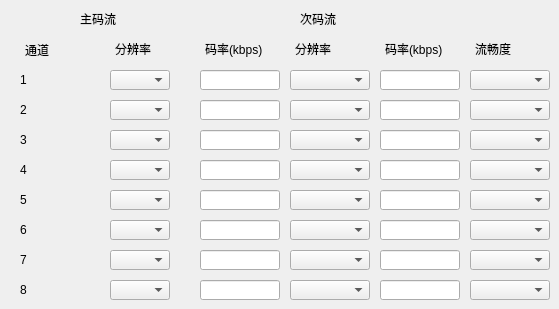
     <widget class="QWidget" name="page_channel_stream">
      <widget class="QLabel" name="label_stream_main">
       <property name="geometry">
        <rect>
         <x>80</x>
         <y>10</y>
         <width>67</width>
         <height>17</height>
        </rect>
       </property>
       <property name="text">
        <string>主码流</string>
       </property>
      </widget>
      <widget class="QLabel" name="label_stream_minor">
       <property name="geometry">
        <rect>
         <x>300</x>
         <y>10</y>
         <width>51</width>
         <height>17</height>
        </rect>
       </property>
       <property name="text">
        <string>次码流</string>
       </property>
      </widget>
      <widget class="QLabel" name="label_stream_mainChannelId">
       <property name="geometry">
        <rect>
         <x>25</x>
         <y>40</y>
         <width>31</width>
         <height>20</height>
        </rect>
       </property>
       <property name="text">
        <string>通道</string>
       </property>
      </widget>
      <widget class="QLabel" name="label_stream_mainVideoResolutionRatio">
       <property name="geometry">
        <rect>
         <x>115</x>
         <y>40</y>
         <width>51</width>
         <height>17</height>
        </rect>
       </property>
       <property name="text">
        <string>分辨率</string>
       </property>
      </widget>
      <widget class="QLabel" name="label_stream_mainRate">
       <property name="geometry">
        <rect>
         <x>205</x>
         <y>40</y>
         <width>81</width>
         <height>17</height>
        </rect>
       </property>
       <property name="text">
        <string>码率(kbps)</string>
       </property>
      </widget>
      <widget class="QLabel" name="label_stream_minorVideoResolutionRatio">
       <property name="geometry">
        <rect>
         <x>295</x>
         <y>40</y>
         <width>51</width>
         <height>17</height>
        </rect>
       </property>
       <property name="text">
        <string>分辨率</string>
       </property>
      </widget>
      <widget class="QLabel" name="label_stream_minorRate">
       <property name="geometry">
        <rect>
         <x>385</x>
         <y>40</y>
         <width>81</width>
         <height>17</height>
        </rect>
       </property>
       <property name="text">
        <string>码率(kbps)</string>
       </property>
      </widget>
      <widget class="QLabel" name="label_stream_fluency">
       <property name="geometry">
        <rect>
         <x>475</x>
         <y>40</y>
         <width>61</width>
         <height>17</height>
        </rect>
       </property>
       <property name="text">
        <string>流畅度</string>
       </property>
      </widget>
      <widget class="QLineEdit" name="lineEdit_stream_minorRate_1">
       <property name="geometry">
        <rect>
         <x>380</x>
         <y>70</y>
         <width>80</width>
         <height>20</height>
        </rect>
       </property>
      </widget>
      <widget class="QLabel" name="label_stream_channel_1">
       <property name="geometry">
        <rect>
         <x>20</x>
         <y>70</y>
         <width>30</width>
         <height>20</height>
        </rect>
       </property>
       <property name="text">
        <string>1</string>
       </property>
      </widget>
      <widget class="QComboBox" name="comboBox_stream_minorFenBianLv_1">
       <property name="geometry">
        <rect>
         <x>290</x>
         <y>70</y>
         <width>80</width>
         <height>20</height>
        </rect>
       </property>
      </widget>
      <widget class="QComboBox" name="comboBox_stream_fenbialv_1">
       <property name="geometry">
        <rect>
         <x>110</x>
         <y>70</y>
         <width>60</width>
         <height>20</height>
        </rect>
       </property>
      </widget>
      <widget class="QComboBox" name="comboBox_stream_liuChangDu_1">
       <property name="geometry">
        <rect>
         <x>470</x>
         <y>70</y>
         <width>80</width>
         <height>20</height>
        </rect>
       </property>
      </widget>
      <widget class="QLineEdit" name="lineEdit_stream_mainRate_1">
       <property name="geometry">
        <rect>
         <x>200</x>
         <y>70</y>
         <width>80</width>
         <height>20</height>
        </rect>
       </property>
      </widget>
      <widget class="QLineEdit" name="lineEdit_stream_mainRate_2">
       <property name="geometry">
        <rect>
         <x>200</x>
         <y>100</y>
         <width>80</width>
         <height>20</height>
        </rect>
       </property>
      </widget>
      <widget class="QComboBox" name="comboBox_stream_liuChangDu_2">
       <property name="geometry">
        <rect>
         <x>470</x>
         <y>100</y>
         <width>80</width>
         <height>20</height>
        </rect>
       </property>
      </widget>
      <widget class="QLineEdit" name="lineEdit_stream_minorRate_2">
       <property name="geometry">
        <rect>
         <x>380</x>
         <y>100</y>
         <width>80</width>
         <height>20</height>
        </rect>
       </property>
      </widget>
      <widget class="QLabel" name="label_stream_channel_2">
       <property name="geometry">
        <rect>
         <x>20</x>
         <y>100</y>
         <width>30</width>
         <height>20</height>
        </rect>
       </property>
       <property name="text">
        <string>2</string>
       </property>
      </widget>
      <widget class="QComboBox" name="comboBox_stream_minorFenBianLv_2">
       <property name="geometry">
        <rect>
         <x>290</x>
         <y>100</y>
         <width>80</width>
         <height>20</height>
        </rect>
       </property>
      </widget>
      <widget class="QComboBox" name="comboBox_stream_fenbialv_2">
       <property name="geometry">
        <rect>
         <x>110</x>
         <y>100</y>
         <width>60</width>
         <height>20</height>
        </rect>
       </property>
      </widget>
      <widget class="QComboBox" name="comboBox_stream_fenbialv_4">
       <property name="geometry">
        <rect>
         <x>110</x>
         <y>160</y>
         <width>60</width>
         <height>20</height>
        </rect>
       </property>
      </widget>
      <widget class="QLineEdit" name="lineEdit_stream_mainRate_3">
       <property name="geometry">
        <rect>
         <x>200</x>
         <y>130</y>
         <width>80</width>
         <height>20</height>
        </rect>
       </property>
      </widget>
      <widget class="QLineEdit" name="lineEdit_stream_mainRate_4">
       <property name="geometry">
        <rect>
         <x>200</x>
         <y>160</y>
         <width>80</width>
         <height>20</height>
        </rect>
       </property>
      </widget>
      <widget class="QComboBox" name="comboBox_stream_liuChangDu_4">
       <property name="geometry">
        <rect>
         <x>470</x>
         <y>160</y>
         <width>80</width>
         <height>20</height>
        </rect>
       </property>
      </widget>
      <widget class="QComboBox" name="comboBox_stream_liuChangDu_3">
       <property name="geometry">
        <rect>
         <x>470</x>
         <y>130</y>
         <width>80</width>
         <height>20</height>
        </rect>
       </property>
      </widget>
      <widget class="QComboBox" name="comboBox_stream_minorFenBianLv_4">
       <property name="geometry">
        <rect>
         <x>290</x>
         <y>160</y>
         <width>80</width>
         <height>20</height>
        </rect>
       </property>
      </widget>
      <widget class="QLineEdit" name="lineEdit_stream_minorRate_3">
       <property name="geometry">
        <rect>
         <x>380</x>
         <y>130</y>
         <width>80</width>
         <height>20</height>
        </rect>
       </property>
      </widget>
      <widget class="QComboBox" name="comboBox_stream_minorFenBianLv_3">
       <property name="geometry">
        <rect>
         <x>290</x>
         <y>130</y>
         <width>80</width>
         <height>20</height>
        </rect>
       </property>
      </widget>
      <widget class="QLabel" name="label_stream_channel_3">
       <property name="geometry">
        <rect>
         <x>20</x>
         <y>130</y>
         <width>30</width>
         <height>20</height>
        </rect>
       </property>
       <property name="text">
        <string>3</string>
       </property>
      </widget>
      <widget class="QLabel" name="label_stream_channel_4">
       <property name="geometry">
        <rect>
         <x>20</x>
         <y>160</y>
         <width>30</width>
         <height>20</height>
        </rect>
       </property>
       <property name="text">
        <string>4</string>
       </property>
      </widget>
      <widget class="QLineEdit" name="lineEdit_stream_minorRate_4">
       <property name="geometry">
        <rect>
         <x>380</x>
         <y>160</y>
         <width>80</width>
         <height>20</height>
        </rect>
       </property>
      </widget>
      <widget class="QComboBox" name="comboBox_stream_fenbialv_3">
       <property name="geometry">
        <rect>
         <x>110</x>
         <y>130</y>
         <width>60</width>
         <height>20</height>
        </rect>
       </property>
      </widget>
      <widget class="QComboBox" name="comboBox_stream_fenbialv_6">
       <property name="geometry">
        <rect>
         <x>110</x>
         <y>220</y>
         <width>60</width>
         <height>20</height>
        </rect>
       </property>
      </widget>
      <widget class="QLineEdit" name="lineEdit_stream_mainRate_5">
       <property name="geometry">
        <rect>
         <x>200</x>
         <y>190</y>
         <width>80</width>
         <height>20</height>
        </rect>
       </property>
      </widget>
      <widget class="QLineEdit" name="lineEdit_stream_mainRate_6">
       <property name="geometry">
        <rect>
         <x>200</x>
         <y>220</y>
         <width>80</width>
         <height>20</height>
        </rect>
       </property>
      </widget>
      <widget class="QComboBox" name="comboBox_stream_liuChangDu_6">
       <property name="geometry">
        <rect>
         <x>470</x>
         <y>220</y>
         <width>80</width>
         <height>20</height>
        </rect>
       </property>
      </widget>
      <widget class="QComboBox" name="comboBox_stream_liuChangDu_5">
       <property name="geometry">
        <rect>
         <x>470</x>
         <y>190</y>
         <width>80</width>
         <height>20</height>
        </rect>
       </property>
      </widget>
      <widget class="QComboBox" name="comboBox_stream_minorFenBianLv_6">
       <property name="geometry">
        <rect>
         <x>290</x>
         <y>220</y>
         <width>80</width>
         <height>20</height>
        </rect>
       </property>
      </widget>
      <widget class="QLineEdit" name="lineEdit_stream_minorRate_5">
       <property name="geometry">
        <rect>
         <x>380</x>
         <y>190</y>
         <width>80</width>
         <height>20</height>
        </rect>
       </property>
      </widget>
      <widget class="QComboBox" name="comboBox_stream_minorFenBianLv_5">
       <property name="geometry">
        <rect>
         <x>290</x>
         <y>190</y>
         <width>80</width>
         <height>20</height>
        </rect>
       </property>
      </widget>
      <widget class="QLabel" name="label_stream_channel_5">
       <property name="geometry">
        <rect>
         <x>20</x>
         <y>190</y>
         <width>30</width>
         <height>20</height>
        </rect>
       </property>
       <property name="text">
        <string>5</string>
       </property>
      </widget>
      <widget class="QLabel" name="label_stream_channel_6">
       <property name="geometry">
        <rect>
         <x>20</x>
         <y>220</y>
         <width>30</width>
         <height>20</height>
        </rect>
       </property>
       <property name="text">
        <string>6</string>
       </property>
      </widget>
      <widget class="QLineEdit" name="lineEdit_stream_minorRate_6">
       <property name="geometry">
        <rect>
         <x>380</x>
         <y>220</y>
         <width>80</width>
         <height>20</height>
        </rect>
       </property>
      </widget>
      <widget class="QComboBox" name="comboBox_stream_fenbialv_5">
       <property name="geometry">
        <rect>
         <x>110</x>
         <y>190</y>
         <width>60</width>
         <height>20</height>
        </rect>
       </property>
      </widget>
      <widget class="QComboBox" name="comboBox_stream_fenbialv_8">
       <property name="geometry">
        <rect>
         <x>110</x>
         <y>280</y>
         <width>60</width>
         <height>20</height>
        </rect>
       </property>
      </widget>
      <widget class="QLineEdit" name="lineEdit_stream_mainRate_7">
       <property name="geometry">
        <rect>
         <x>200</x>
         <y>250</y>
         <width>80</width>
         <height>20</height>
        </rect>
       </property>
      </widget>
      <widget class="QLineEdit" name="lineEdit_stream_mainRate_8">
       <property name="geometry">
        <rect>
         <x>200</x>
         <y>280</y>
         <width>80</width>
         <height>20</height>
        </rect>
       </property>
      </widget>
      <widget class="QComboBox" name="comboBox_stream_liuChangDu_8">
       <property name="geometry">
        <rect>
         <x>470</x>
         <y>280</y>
         <width>80</width>
         <height>20</height>
        </rect>
       </property>
      </widget>
      <widget class="QComboBox" name="comboBox_stream_liuChangDu_7">
       <property name="geometry">
        <rect>
         <x>470</x>
         <y>250</y>
         <width>80</width>
         <height>20</height>
        </rect>
       </property>
      </widget>
      <widget class="QComboBox" name="comboBox_stream_minorFenBianLv_8">
       <property name="geometry">
        <rect>
         <x>290</x>
         <y>280</y>
         <width>80</width>
         <height>20</height>
        </rect>
       </property>
      </widget>
      <widget class="QLineEdit" name="lineEdit_stream_minorRate_7">
       <property name="geometry">
        <rect>
         <x>380</x>
         <y>250</y>
         <width>80</width>
         <height>20</height>
        </rect>
       </property>
      </widget>
      <widget class="QComboBox" name="comboBox_stream_minorFenBianLv_7">
       <property name="geometry">
        <rect>
         <x>290</x>
         <y>250</y>
         <width>80</width>
         <height>20</height>
        </rect>
       </property>
      </widget>
      <widget class="QLabel" name="label_stream_channel_7">
       <property name="geometry">
        <rect>
         <x>20</x>
         <y>250</y>
         <width>30</width>
         <height>20</height>
        </rect>
       </property>
       <property name="text">
        <string>7</string>
       </property>
      </widget>
      <widget class="QLabel" name="label_stream_channel_8">
       <property name="geometry">
        <rect>
         <x>20</x>
         <y>280</y>
         <width>30</width>
         <height>20</height>
        </rect>
       </property>
       <property name="text">
        <string>8</string>
       </property>
      </widget>
      <widget class="QLineEdit" name="lineEdit_stream_minorRate_8">
       <property name="geometry">
        <rect>
         <x>380</x>
         <y>280</y>
         <width>80</width>
         <height>20</height>
        </rect>
       </property>
      </widget>
      <widget class="QComboBox" name="comboBox_stream_fenbialv_7">
       <property name="geometry">
        <rect>
         <x>110</x>
         <y>250</y>
         <width>60</width>
         <height>20</height>
        </rect>
       </property>
      </widget>
     </widget>
